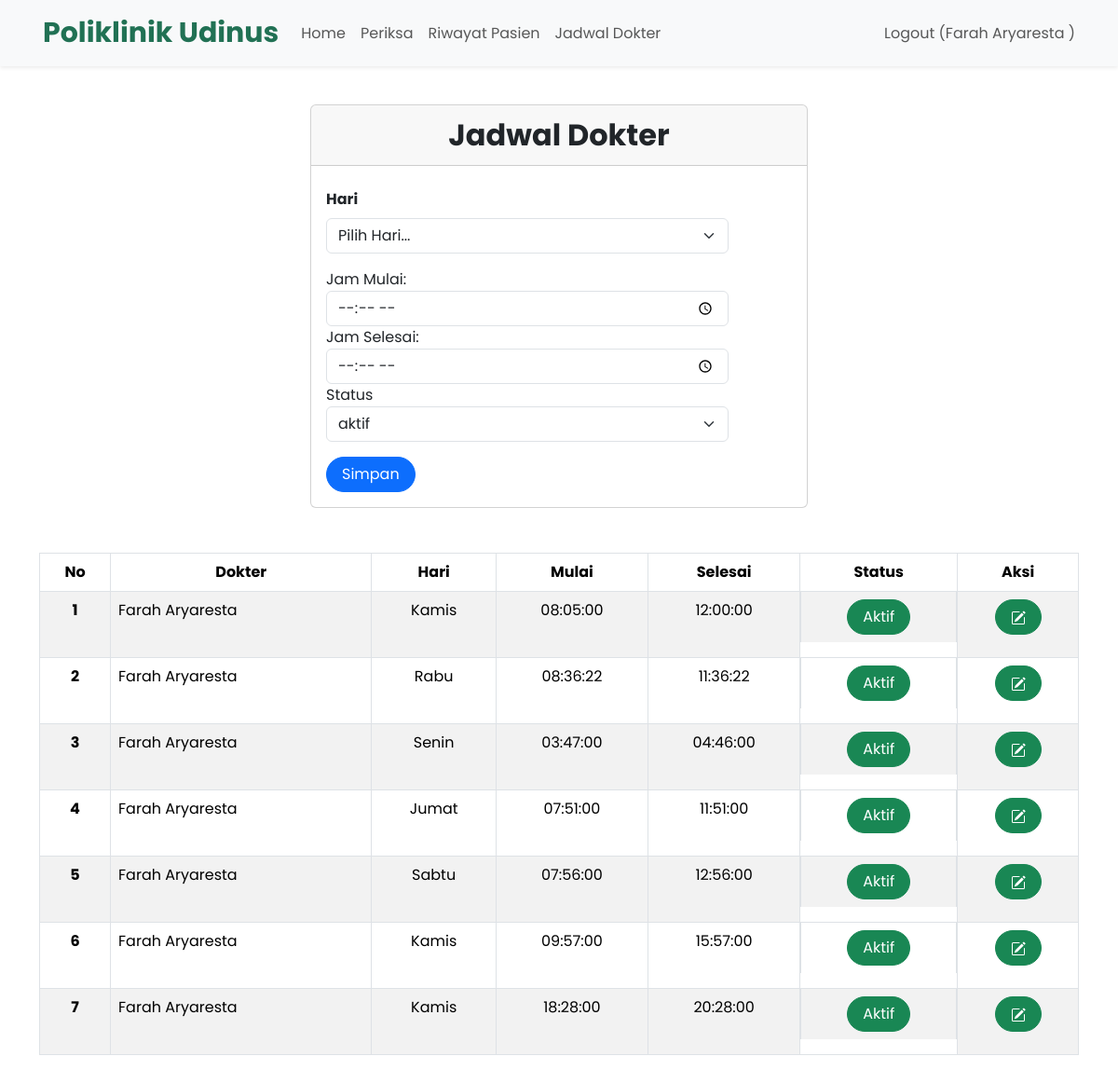
The app's page /berandaDokter.php?page=jadwalDokter (signed in) with its own data.
### tables this page shows
CREATE TABLE `jadwal_periksa` (
  `id` int(11) NOT NULL,
  `id_dokter` int(11) NOT NULL,
  `hari` enum('Senin','Selasa','Rabu','Kamis','Jumat','Sabtu') NOT NULL,
  `jam_mulai` time NOT NULL,
  `jam_selesai` time NOT NULL,
  `status` int(11) NOT NULL
);

CREATE TABLE `dokter` (
  `id` int(11) NOT NULL,
  `nama` varchar(255) NOT NULL,
  `alamat` varchar(255) NOT NULL,
  `no_hp` varchar(50) NOT NULL,
  `id_poli` int(11) NOT NULL,
  `password` varchar(255) NOT NULL
);

### jadwalDokter.php (the view, shortened to what this page needs)
<br>
<div class="container">
    <div class="container">
        <div class="row justify-content-center">
            <div class="col-md-6">
                <div class="card">
                    <div class="card-header text-center fw-bold" style="font-size: 2rem;">Jadwal Dokter</div>
                    <div class="card-body">
                        <form class="form row" method="POST" style="width: 30rem;" action="" name="myForm" onsubmit="return(validate());">
                            <?php
                            $jam_mulai = '';
                            $jam_selesai = '';
                            $status = '0';
                            ?>
                            <div class="row mt-1">
                                <div class="form-group">
                                    <div class="row mt-1 mb-3">
                                        <label for="hari" class="form-label fw-bold">
                                            Hari
                                        </label>
                                        <div>
                                            <select class="form-select" aria-label="hari" name="hari" >
                                                <option selected>Pilih Hari...</option>
                                            </select>
                                        </div>
                                    </div>
                                </div>
                                <div class="form-group">
                                    <label for="jam_mulai">Jam Mulai:</label>
                                    <input value="<?php echo $jam_mulai ?>" type="time" class="form-control" id="jam_mulai" name="jam_mulai" required >
                                </div>
                                <div class="form-group">
                                    <label for="jam_selesai">Jam Selesai:</label>
                                    <input value="<?php echo $jam_selesai ?>" type="time" class="form-control" id="jam_selesai" name="jam_selesai" required>
                                </div>
                                <div class="form-group">
                                    <label for="status">Status</label>
                                    <select class="form-select" aria-label="status" name="status" >
                                        <?php
                                            $sts = ['0' => 'aktif', '1' => 'tidak aktif'];
                                            foreach ($sts as $statuses => $namastatus ) {
                                                $selected = ($statuses == $status ) ? 'selected' : '';
                                                echo "<option value='$statuses' $selected>$namastatus</option>";
                                            };
                                        ?>
                                    </select>
                                </div>
                            </div>
                            <div class="row mt-3">
                                <div class=col>
                                    <button type="submit" class="btn btn-primary rounded-pill px-3 mt-auto" name="simpan">Simpan</button>
                                </div>
                            </div>
                        </form>
                    </div>
                </div>
            </div>
        </div>
    </div>
    <br>
    <br>
    <table class="table table-bordered table-striped table-hover">
        <thead>
            <tr class="text-center">
                <th scope="col">No</th>
                <th scope="col">Dokter</th>
                <th scope="col">Hari</th>
                <th scope="col">Mulai</th>
                <th scope="col">Selesai</th>
                <th scope="col">Status</th>
                <th scope="col">Aksi</th>
            </tr>
        </thead>
        <tbody>
            <?php
            $id_dokter = $_SESSION['id'];
            $result = mysqli_query($mysqli, "SELECT dokter.nama, jadwal_periksa.id, jadwal_periksa.hari, jadwal_periksa.hari,
                jadwal_periksa.jam_mulai, jadwal_periksa.jam_selesai, jadwal_periksa.status FROM dokter JOIN jadwal_periksa ON dokter.id = jadwal_periksa.id_dokter WHERE dokter.id = $id_dokter");
            $no = 1;
            while ($data = mysqli_fetch_array($result)) {
            ?>
                <tr>
                    <th scope="row" class="text-center"><?php echo $no++ ?></th>
                    <td><?php echo $data['nama'] ?></td>
                    <td class="text-center"><?php echo $data['hari'] ?></td>
                    <td class="text-center"><?php echo $data['jam_mulai'] ?></td>
                    <td class="text-center"><?php echo $data['jam_selesai'] ?></td>
                    <td class="d-flex gap-2 mb-3 d-flex justify-content-center">
                        <?php
                            echo ($data['status'] == 0 ) ?
                            ' <a class="btn btn-success rounded-pill px-3">Aktif</a>' :
                            ' <a class="btn btn-danger rounded-pill px-3">Tidak Aktif</a>';
                        ?>
                    </td>
                    <td>
                        <div class="d-flex gap-2 mb-3 d-flex justify-content-center">
                            <a type="button" class="btn btn-success rounded-pill px-3" href="berandaDokter.php?page=jadwalDokter&id=<?php echo $data['id'] ?>">
                            </a>
                        </div>
                    </td>
                </tr>
            <?php
            }
            ?>
        </tbody>
    </table>
</div>

### style.css (style rules this page uses)
body { font-family: 'Poppins', sans-serif; }
::placeholder { font-size: 16px; }

### records on screen
jadwal_periksa: id_dokter.nama "Farah Aryaresta", hari "Kamis", jam_mulai "08:05:00", jam_selesai "12:00:00", status "Aktif"
jadwal_periksa: id_dokter.nama "Farah Aryaresta", hari "Rabu", jam_mulai "08:36:22", jam_selesai "11:36:22", status "Aktif"
jadwal_periksa: id_dokter.nama "Farah Aryaresta", hari "Senin", jam_mulai "03:47:00", jam_selesai "04:46:00", status "Aktif"
jadwal_periksa: id_dokter.nama "Farah Aryaresta", hari "Jumat", jam_mulai "07:51:00", jam_selesai "11:51:00", status "Aktif"
jadwal_periksa: id_dokter.nama "Farah Aryaresta", hari "Sabtu", jam_mulai "07:56:00", jam_selesai "12:56:00", status "Aktif"
jadwal_periksa: id_dokter.nama "Farah Aryaresta", hari "Kamis", jam_mulai "09:57:00", jam_selesai "15:57:00", status "Aktif"
jadwal_periksa: id_dokter.nama "Farah Aryaresta", hari "Kamis", jam_mulai "18:28:00", jam_selesai "20:28:00", status "Aktif"

### other values on screen
$_SESSION['nama'] "Farah Aryaresta"
form field status "aktif"
